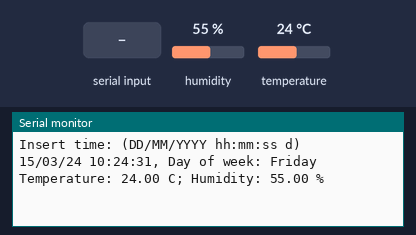
Recording of a sketch running on a simulated Arduino Uno, built with avr-gcc and run on an emulated ATmega328P. Parts: the last lines printed to the serial monitor. Wiring (inferred from the names in the program): DS3231 clock at I2C address 0x68. The test bench sets the inputs (shaded band); at power-on: humidity 55 %, temperature 24 °C. The local clock reads 2024-03-15 10:24:30 at power-on unless the sketch sets it.

Above: at 1.2 s.
1.3 s: "90,45,200,10,150,30\n" received over Serial
4.5 s: humidity set to 22 %
At 5.8 s:
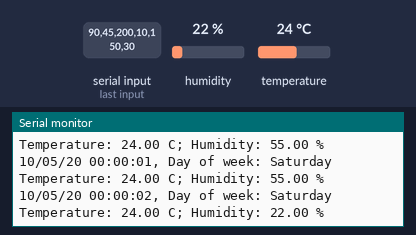
6.0 s: temperature set to 12 °C
At 7.0 s:
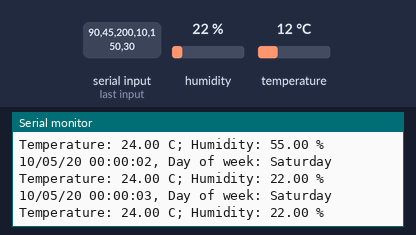
7.5 s: humidity set to 40 %
At 9.0 s:
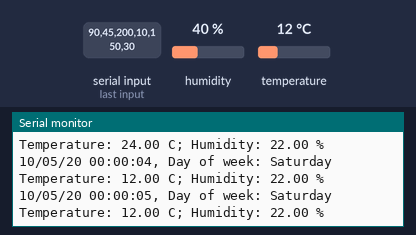
Timing chart, 0 to 10.0 s (numbered marks = the images above; inputs shaded):
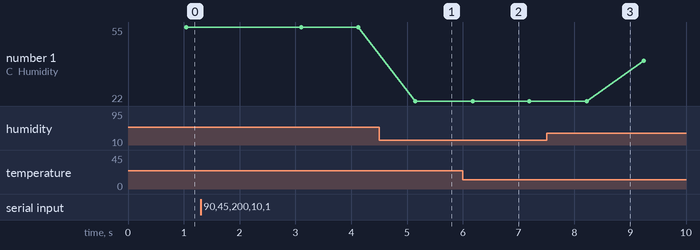

The sketch:

ESP8266_DHT11_RTC.ino
```cpp
#include <DHT.h>
#include <Wire.h>

#define dhtPin 2
#define i2cAddr 0x68
#define dhtType DHT11

DHT dht(dhtPin, dhtType);
String weekDays[7] = {"Sunday", "Monday", "Tuesday", "Wednesday", "Thursday", "Friday", "Saturday"};
bool isUserTimeSet = false;

void setup() {
  Serial.begin(9600);
  Wire.begin();
  dht.begin();
}

void loop() {
  if(isUserTimeSet == false) {                                                                          // If user hasn't set the time, read user's input from serial and print it out
    getTimeFromSerial();
  }

  displayTime();

  float temp = dht.readTemperature();
  float humidity = dht.readHumidity();

  Serial.print("Temperature: ");
  Serial.print(temp);
  Serial.print(" C; Humidity: ");
  Serial.print(humidity);
  Serial.println(" %");

  delay(1000);
}

/*
 * Convert decimal numbers to binary coded decimal
 */
byte decToBcd(byte val) {
  return((val / 10 * 16) + (val % 10));
}

/*
 * Convert deciaml coded binary to normal decimal nums
*/
byte bcdToDec(byte val) {
  return((val / 16 * 10) + (val % 16));
}

/*
 * Sets the initial time for the RTC (Real Time Clock)
 * Works with RTC DS1307 (used to test here) and DS3231
 * Can and will be overwritten during the execution of this program
 *
 * @param DOM - day of month
 * @param month - number of month
 * @param year - year as last two digits of the year
 * @param hour - hour in 24 hour format
 * @param minute - minutes
 * @param sec - seconds
 * @param DOW - day of week.
 */
void setTime(byte DOM, byte month, byte year, byte hour, byte minute,byte sec, byte DOW) {
  Wire.beginTransmission(i2cAddr);                                                                      // Starts transmission on the specified I2C address
  Wire.write(0);                                                                                        // Sets next input to start at the seconds register
  Wire.write(decToBcd(sec));                                                                            // Writing set datetime as binary coded decimal
  Wire.write(decToBcd(minute));
  Wire.write(decToBcd(hour));
  Wire.write(decToBcd(DOW));
  Wire.write(decToBcd(DOM));
  Wire.write(decToBcd(month));
  Wire.write(decToBcd(year));
  Wire.endTransmission();                                                                               // Ends transmission on the specified I2C address
}

/*
 * Displays time set in RTC
 */
void displayTime() {
  byte dom, mon, y, h, m, s, dow;                                                                       // Declaring temporary variables to hold values read from RTC
  readTime(&dom, &mon, &y, &h, &m, &s, &dow);                                                           // Calling readTime() method to get byte values for datetime back from RTC

  if(dom < 10) {
    Serial.print("0");
  }

  Serial.print(dom, DEC);                                                                               // Printing out values with correct formatting
  Serial.print("/");

  if(mon < 10) {
    Serial.print("0");
  }

  Serial.print(mon, DEC);
  Serial.print("/");
  Serial.print(y, DEC);
  Serial.print(" ");

  if(h < 10) {
    Serial.print("0");
  }

  Serial.print(h, DEC);
  Serial.print(":");

  if(m < 10) {
    Serial.print("0");                                                                                  // If minute (or second) is single digit add leading zero
  }

  Serial.print(m, DEC);
  Serial.print(":");

  if(s < 10) {
    Serial.print("0");
  }

  Serial.print(s, DEC);
  Serial.print(", Day of week: ");

  String day = weekDays[dow - 1];                                                                       // Calling getDayOfWeek() method to get String value for day of week from byte
  Serial.println(day);
}

/*
 * Reads time back from RTC
 *
 * @param DOM - day of month
 * @param month - number of month
 * @param year - year as last two digits of the year
 * @param hour - hour in 24 hour format
 * @param minute - minutes
 * @param sec - seconds
 * @param DOW - day of week.
 */
void readTime(byte *DOM, byte *month, byte *year, byte *hour, byte *minute, byte *sec, byte *DOW) {
  Wire.beginTransmission(i2cAddr);
  Wire.write(0);
  Wire.endTransmission();

  Wire.requestFrom(i2cAddr, 7);
  *sec = bcdToDec(Wire.read() & 0x7f);
  *minute = bcdToDec(Wire.read());
  *hour = bcdToDec(Wire.read());
  *DOW = bcdToDec(Wire.read());
  *DOM = bcdToDec(Wire.read());
  *month = bcdToDec(Wire.read());
  *year = bcdToDec(Wire.read());
}

/*
 * Gets time from user's input to Serial Monitor
 * Sets the input time to RTC and prints it out
 */
void getTimeFromSerial() {
  Serial.println("Insert time: (DD/MM/YYYY hh:mm:ss d)");                                               // This println gives the user an idea of the format the input datetime has to be
  String timeStr = Serial.readString();                                                                 // Reads user's input as String

  if(timeStr.length() == 20) {                                                                          // Correctly formatted datetime String is 20 charachters long. It isn't the best way to validate user input, but it works for now
    Serial.print("Time Set to: ");                                                                      // Print out the time set
    Serial.println(timeStr);
    isUserTimeSet = true;

    // Converting the string into integers, so we can use them to set the RTC time
    int DOM = timeStr.substring(0, 2).toInt();
    int month = timeStr.substring(3, 5).toInt();
    int year = timeStr.substring(6, 8).toInt();
    int hour = timeStr.substring(9, 11).toInt();
    int minute = timeStr.substring(12, 14).toInt();
    int sec = timeStr.substring(15, 17).toInt();
    int DOW = timeStr.substring(18).toInt();

    if(DOM != 0) {                                                                                      // Another validation of user's input. Should be done before everything else, but not needed here
      setTime(DOM, month, year, hour, minute, sec, DOW);
    } else {
      Serial.println(" - No hacking");
    }
  }
}
```

Measured:
- after the input at 4.5 s, the serial monitor: prints a new line after 0.65 s (image 1)
- plotted number 1: 55 → 22 after the input at 4.5 s, 22 → 40 after the input at 7.5 s
